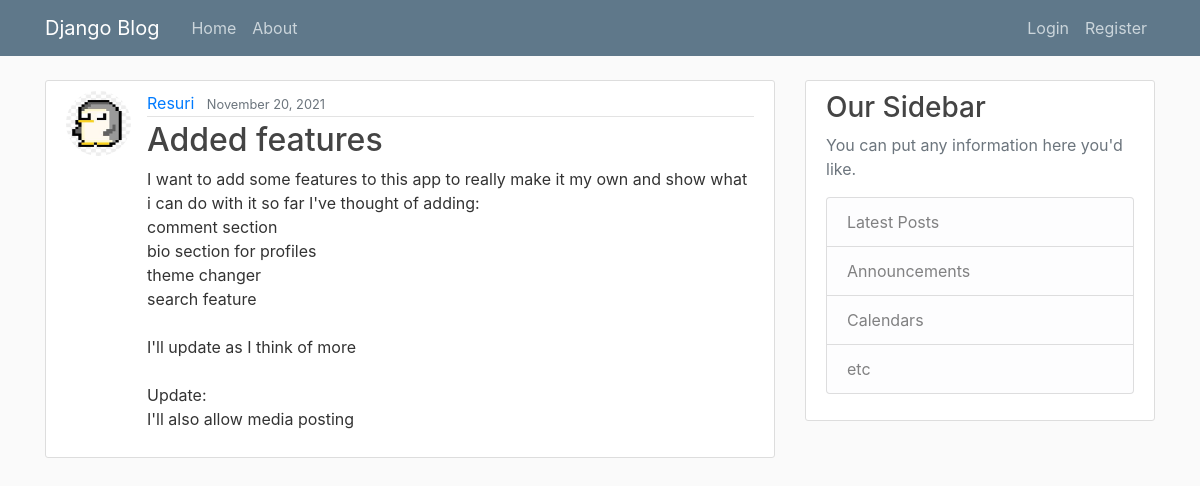
The app's page /post/14/ with its own data.
### blog/models.py (models this page shows, shortened)
class Post(models.Model):
    title = models.CharField(max_length=100)
    content = models.TextField()
    date_posted = models.DateTimeField(default=timezone.now)
    author = models.ForeignKey(User, on_delete=models.CASCADE)

### users/models.py (models this page shows, shortened)
class Profile(models.Model):
    user = models.OneToOneField(User, on_delete=models.CASCADE, null=True, blank=True)
    image = models.ImageField(default='default.jpg', upload_to='profile_pics')
    bio = models.TextField(default='', blank=True)
    updated_at = models.DateTimeField(auto_now=True)

### blog/views.py (the view)
# urls.py: path('post/<int:pk>/', PostDetailView.as_view(), name='post-detail'),
class PostDetailView(DetailView):
    model = Post

### blog/templates/blog/post_detail.html (shortened to what this page needs)
{% extends "blog/base.html" %}
{% block content %}
	<article class="media content-section">
        <img class="rounded-circle article-img" src="{{ object.author.profile.image.url }}">
        <div class="media-body">
          <div class="article-metadata">
            <a class="mr-2" href="{% url 'user-posts' object.author.username %}">{{ object.author }}</a>
            <small class="text-muted">{{ object.date_posted|date:"F d, Y" }}</small>
          </div>
          <h2 class="article-title">{{ object.title }}</h2>
          <p class="article-content">{{ object.content }}</p>
        </div>
      </article>
{% endblock content %}

### blog/static/blog/main.css (style rules this page uses)
body { background: #fafafa; color: #333333; margin-top: 5rem; }
h1, h2, h3, h4, h5, h6 { color: #444444; }
.content-section { background: #ffffff; padding: 10px 20px; border: 1px solid #dddddd; border-radius: 3px; margin-bottom: 20px; }
.article-title { color: #444444; }
.article-content { white-space: pre-line; }
.article-img { height: 65px; width: 65px; margin-right: 16px; }
.article-metadata { padding-bottom: 1px; margin-bottom: 4px; border-bottom: 1px solid #e3e3e3 }

### records on screen
Post: author.profile.image (picture), author "Resuri", date_posted "November 20, 2021", title "Added features", content "I want to add some features to this app to really make it my own and show what i can do with it so far I've thought of adding: comment section bio section for profiles theme changer search feature I'll update as I think of more Update: I'll also allow media posting"
